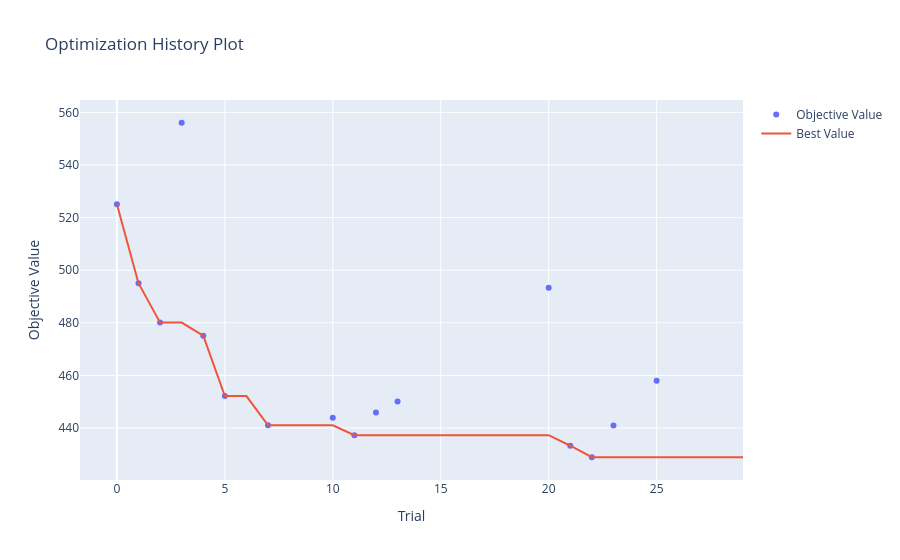
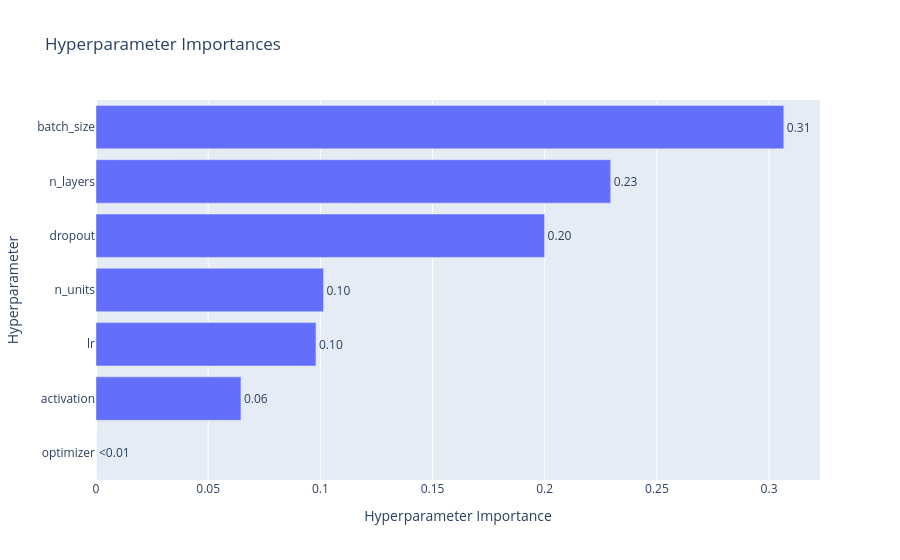

Notebook code cell kept with these figures, in order:
### Markdown cell above
### 5. Optuna Visuals
Let's look at the charts to see how the optimization process went and which parameters mattered most.

### Code cell
# Optimization History
fig = plot_optimization_history(study)
fig.show()

# Parameter Importance
try:
    fig = plot_param_importances(study)
    fig.show()
except:
    print("Oops, couldn't plot importance.")

### Figure 1 — Plotly figure (JSON) as saved in the notebook; plotly's stock layout.template omitted (floating-point values rounded to 4 significant figures)
{"data": [{"mode": "markers", "name": "Objective Value", "type": "scatter", "x": [0, 1, 2, 3, 4, 5, 7, 10, 11, 12, 13, 20, 21, 22, 23, 25], "y": [525.1, 495.1, 480.1, 556.1, 475.1, 452.1, 441.1, 443.9, 437.3, 445.9, 450.1, 493.3, 433.3, 428.9, 441.0, 458.0]}, {"mode": "lines", "name": "Best Value", "type": "scatter", "x": [0, 1, 2, 3, 4, 5, 6, 7, 8, 9, 10, 11, 12, 13, 14, 15, 16, 17, 18, 19, 20, 21, 22, 23, 24, 25, 26, 27, 28, 29], "y": [525.1, 495.1, 480.1, 480.1, 475.1, 452.1, 452.1, 441.1, 441.1, 441.1, 441.1, 437.3, 437.3, 437.3, 437.3, 437.3, 437.3, 437.3, 437.3, 437.3, 437.3, 433.3, 428.9, 428.9, 428.9, 428.9, 428.9, 428.9, 428.9, 428.9]}, {"marker": {"color": "#cccccc"}, "mode": "markers", "name": "Infeasible Trial", "showlegend": false, "type": "scatter", "x": [], "y": []}], "layout": {"title": {"text": "Optimization History Plot"}, "xaxis": {"title": {"text": "Trial"}}, "yaxis": {"title": {"text": "Objective Value"}}}}

### Figure 2 — Plotly figure (JSON) as saved in the notebook; plotly's stock layout.template omitted (floating-point values rounded to 4 significant figures)
{"data": [{"cliponaxis": false, "hovertemplate": ["optimizer (CategoricalDistribution): 0.0<extra></extra>", "activation (CategoricalDistribution): 0.0646081539764223<extra></extra>", "lr (FloatDistribution): 0.09804247948124471<extra></extra>", "n_units (IntDistribution): 0.1014021308502446<extra></extra>", "dropout (FloatDistribution): 0.19995305799457425<extra></extra>", "n_layers (IntDistribution): 0.2294151989838862<extra></extra>", "batch_size (CategoricalDistribution): 0.306578978713628<extra></extra>"], "name": "Objective Value", "orientation": "h", "text": ["<0.01", "0.06", "0.10", "0.10", "0.20", "0.23", "0.31"], "textposition": "outside", "type": "bar", "x": [0, 0.06461, 0.09804, 0.1014, 0.2, 0.2294, 0.3066], "y": ["optimizer", "activation", "lr", "n_units", "dropout", "n_layers", "batch_size"]}], "layout": {"title": {"text": "Hyperparameter Importances"}, "xaxis": {"title": {"text": "Hyperparameter Importance"}}, "yaxis": {"title": {"text": "Hyperparameter"}}}}
